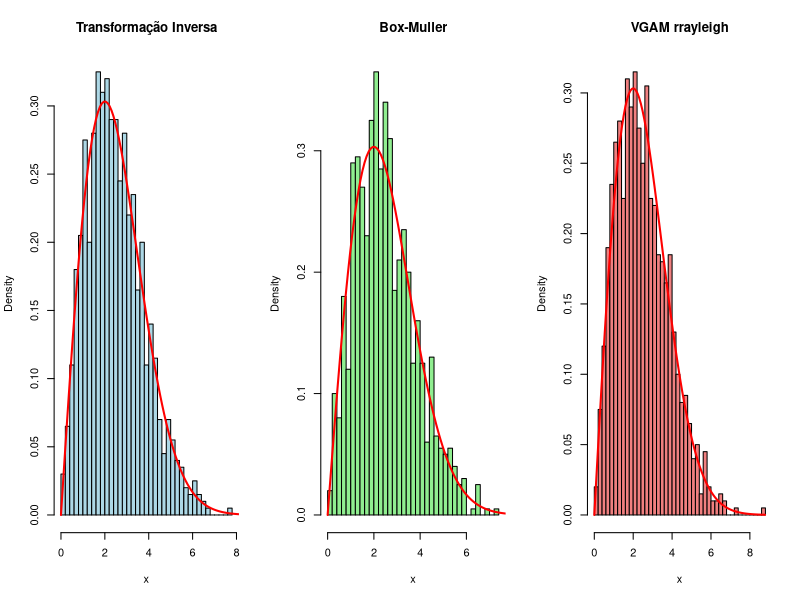
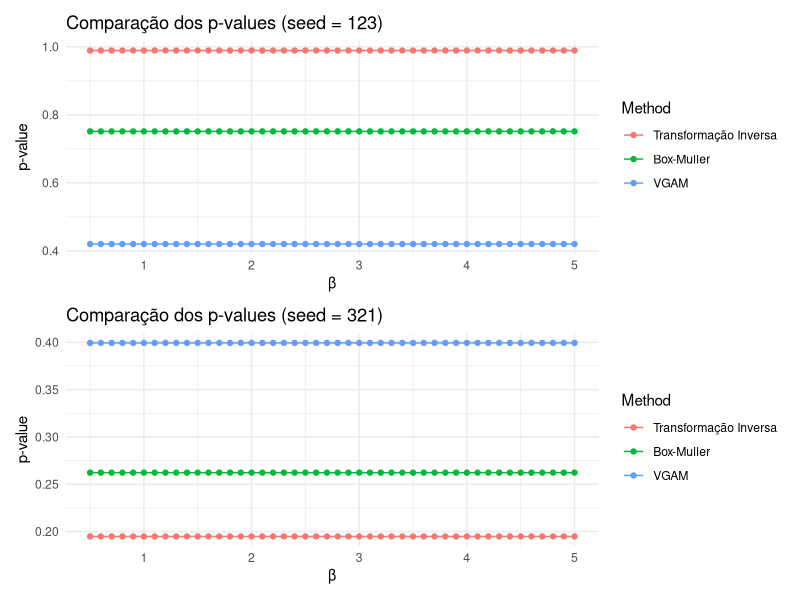
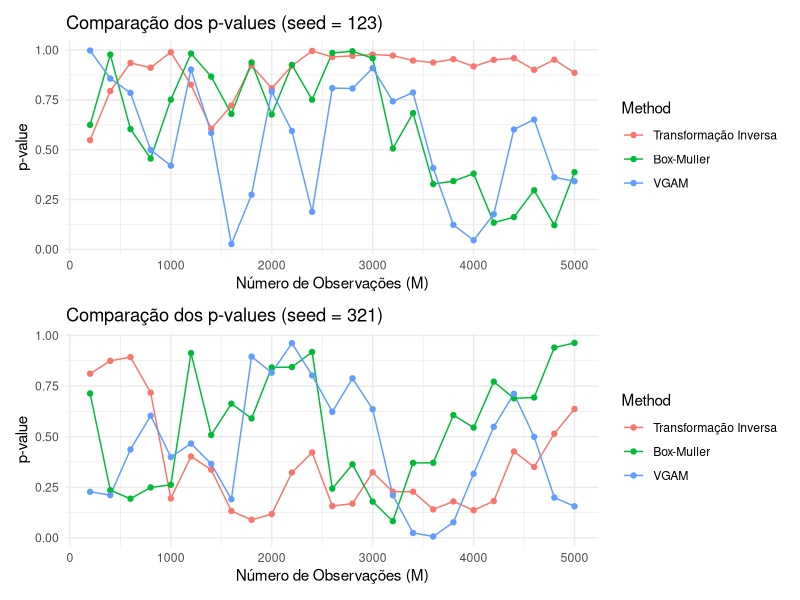
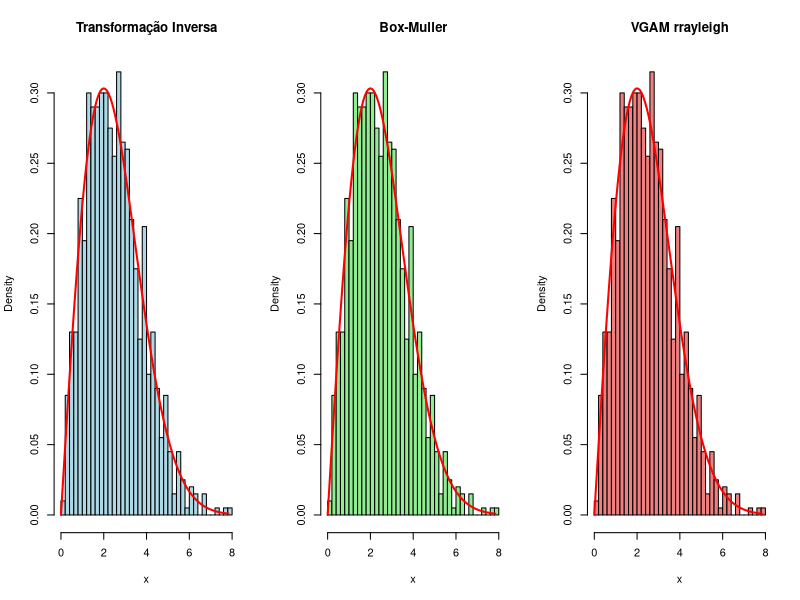

Write the R code that produced these figures, in order.
library(reshape2)
library(ggplot2)
library(patchwork)
library(VGAM)

#Parte-2 1.

set.seed(123)  # Para reprodutibilidade
n <- 1000
beta <- 2  # Valor escolhido para β

# Gerar U ~ Uniforme(0,1)
u <- runif(n)

# Transformação inversa para obter as observações de X
x_inv <- beta * sqrt(-2 * log(1-u))


#Parte-2 2.
# Gerar n pares de variáveis normais padrão usando Box-Muller


#aplicar a transformação de Box-Muller para obter 2 normais N(0,1)
u1 <- runif(n)
u2 <- runif(n)
z1 <- sqrt(-2 * log(u1))*cos(2*pi*u2)
z2 <- sqrt(-2 * log(u1))*sin(2*pi*u2)

# Calcular o raio que segue a distribuição de Rayleigh
x_box <- beta*sqrt(z1^2 + z2^2)

# Gerar 1000 observações usando a função rrayleigh
x_vgam <- rrayleigh(n, scale = beta)

# Comparar os resultados
# Criar sequência de valores para a curva teórica
x_vals <- seq(0, max(c(x_inv, x_box, x_vgam)), length.out = 100)
dens_teorica <- drayleigh(x_vals, scale = beta)

# Plotar os histogramas e sobrepôr a curva teórica
par(mfrow = c(1,3))  # Dividir a janela gráfica em 3 colunas

hist(x_inv, probability = TRUE, main = "Transformação Inversa", 
     col = "lightblue", breaks = 30, xlab = "x")
lines(x_vals, dens_teorica, col = "red", lwd = 2)

hist(x_box, probability = TRUE, main = "Box-Muller", 
     col = "lightgreen", breaks = 30, xlab = "x")
lines(x_vals, dens_teorica, col = "red", lwd = 2)

hist(x_vgam, probability = TRUE, main = "VGAM rrayleigh", 
     col = "lightcoral", breaks = 60, xlab = "x")
lines(x_vals, dens_teorica, col = "red", lwd = 2)


cat("T. Inv. (Média,Mediana, Desvio Padrão):  ", mean(x_inv),median(x_inv),sd(x_inv))
cat("B Mull. (Média,Mediana, Desvio Padrão):  ", mean(x_box),median(x_box),sd(x_box))
cat("T. Inv. (Média,Mediana, Desvio Padrão):  ", mean(x_vgam),median(x_vgam),sd(x_vgam))
cat("Dist. Teórica (Média,Mediana, Desvio Padrão): ", beta*sqrt(pi/2),beta*sqrt(2*log(2)),beta*sqrt((4-pi)/2))

#Em todos os métodos as estatísticas comuns (média, mediana, desvio padrão) estão condizentes com a da
#distribuição teórica


# Restaurar a janela gráfica para 1 gráfico por vez
par(mfrow = c(1,1))

ks.test(x_inv, "prayleigh", scale = beta)  # Transformação inversa
ks.test(x_box, "prayleigh", scale = beta)  # Box-Muller
ks.test(x_vgam, "prayleigh", scale = beta) # VGAM (referência)

#parece que a transformação inversa teve o melhor desempenho com n=1000

#mas será que é sempre assim?

# Parâmetros
betas <- seq(0.5, 5, by = 0.1)
n <- 1000  # Defina aqui o número de observações

# Função para simular e calcular os p-values do teste KS
simulate_ks <- function(seed, betas, n) {
  results <- data.frame(beta = betas, p_inv = NA, p_box = NA, p_vgam = NA, best_method = NA)
  
  for (i in seq_along(betas)) {
    set.seed(seed)
    beta <- betas[i]
    
    # Métodos de geração
    u <- runif(n)
    x_inv <- beta * sqrt(-2 * log(1-u))
    u1 <- runif(n)
    u2 <- runif(n)
    z1 <- sqrt(-2 * log(u1))*cos(2*pi*u2)
    z2 <- sqrt(-2 * log(u1))*sin(2*pi*u2)
    
    # Calcular o raio que segue a distribuição de Rayleigh
    x_box <- beta*sqrt(z1^2 + z2^2)
    x_vgam <- rrayleigh(n, scale = beta)
    
    # Teste KS de comparação com a CDF teórica 'prayleigh'
    ks_inv  <- ks.test(x_inv,  "prayleigh", scale = beta)
    ks_box  <- ks.test(x_box,  "prayleigh", scale = beta)
    ks_vgam <- ks.test(x_vgam, "prayleigh", scale = beta)
    
    # Armazenar p-values e identificar o melhor método
    results$p_inv[i]  <- ks_inv$p.value
    results$p_box[i]  <- ks_box$p.value
    results$p_vgam[i] <- ks_vgam$p.value
    
    pvals <- c(Transformation_Inverse = results$p_inv[i],
               Box_Muller = results$p_box[i],
               VGAM = results$p_vgam[i])
    results$best_method[i] <- names(which.max(pvals))
  }
  return(results)
}

# Obter resultados para as duas seeds
results_123 <- simulate_ks(123, betas, n)
results_321 <- simulate_ks(321, betas, n)

# Transformar para o formato "long"
results_long1 <- melt(results_123, id.vars = c("beta", "best_method"),
                      measure.vars = c("p_inv", "p_box", "p_vgam"),
                      variable.name = "Method", value.name = "p_value")
levels(results_long1$Method) <- c("Transformação Inversa", "Box-Muller", "VGAM")

results_long2 <- melt(results_321, id.vars = c("beta", "best_method"),
                      measure.vars = c("p_inv", "p_box", "p_vgam"),
                      variable.name = "Method", value.name = "p_value")
levels(results_long2$Method) <- c("Transformação Inversa", "Box-Muller", "VGAM")

# Criar os gráficos para cada seed
plot1 <- ggplot(results_long1, aes(x = beta, y = p_value, color = Method)) +
  geom_line() + geom_point() +
  labs(title = "Comparação dos p-values (seed = 123)", x = "β", y = "p-value") +
  theme_minimal()

plot2 <- ggplot(results_long2, aes(x = beta, y = p_value, color = Method)) +
  geom_line() + geom_point() +
  labs(title = "Comparação dos p-values (seed = 321)", x = "β", y = "p-value") +
  theme_minimal()

# Combinar os gráficos num único plot
combined_plot <- plot1 / plot2
print(combined_plot)



#Agora deixamos beta = 2 fixo e deixamos o número de amostras variar. fazemos isto para duas sementes diferentes

# Parâmetros fixos e variáveis
beta <- 2
M_values <- seq(200, 5000, by = 200)

# Função para simular os dados e realizar os testes KS
simulate_results <- function(seed_val) {
  results <- data.frame(M = M_values, p_inv = NA, p_box = NA, p_vgam = NA, best_method = NA)
  
  for (i in seq_along(M_values)) {
    set.seed(seed_val)
    M <- M_values[i]
    
    #Transformação Inversa
    u <- runif(M)
    x_inv <- beta * sqrt(-2 * log(1-u))
    
    u1 <- runif(M)
    u2 <- runif(M)
    z1 <- sqrt(-2 * log(u1))*cos(2*pi*u2)
    z2 <- sqrt(-2 * log(u1))*sin(2*pi*u2)
    
    # Calcular o raio que segue a distribuição de Rayleigh
    x_box <- beta*sqrt(z1^2 + z2^2)
    
    # Método 3: Usando a função rrayleigh do pacote VGAM
    x_vgam <- rrayleigh(M, scale = beta)
    
    # Teste KS para cada método (usando a CDF teórica 'prayleigh')
    ks_inv  <- ks.test(x_inv,  "prayleigh", scale = beta)
    ks_box  <- ks.test(x_box,  "prayleigh", scale = beta)
    ks_vgam <- ks.test(x_vgam, "prayleigh", scale = beta)
    
    results$p_inv[i]  <- ks_inv$p.value
    results$p_box[i]  <- ks_box$p.value
    results$p_vgam[i] <- ks_vgam$p.value
    
    # Determinar qual o método teve o maior p-value
    pvals <- c(Transformation_Inverse = results$p_inv[i],
               Box_Muller = results$p_box[i],
               VGAM = results$p_vgam[i])
    results$best_method[i] <- names(which.max(pvals))
  }
  return(results)
}

# Obter resultados para cada seed
results_123 <- simulate_results(123)
results_321 <- simulate_results(321)

# Transformar os data frames para o formato "long"
results_long1 <- melt(results_123, id.vars = c("M", "best_method"), 
                      measure.vars = c("p_inv", "p_box", "p_vgam"), 
                      variable.name = "Method", value.name = "p_value")
levels(results_long1$Method) <- c("Transformação Inversa", "Box-Muller", "VGAM")

results_long2 <- melt(results_321, id.vars = c("M", "best_method"), 
                      measure.vars = c("p_inv", "p_box", "p_vgam"), 
                      variable.name = "Method", value.name = "p_value")
levels(results_long2$Method) <- c("Transformação Inversa", "Box-Muller", "VGAM")

# Criar os gráficos para cada seed
plot1 <- ggplot(results_long1, aes(x = M, y = p_value, color = Method)) +
  geom_line() +
  geom_point() +
  labs(title = "Comparação dos p-values (seed = 123)",
       x = "Número de Observações (M)", y = "p-value") +
  theme_minimal()

plot2 <- ggplot(results_long2, aes(x = M, y = p_value, color = Method)) +
  geom_line() +
  geom_point() +
  labs(title = "Comparação dos p-values (seed = 321)",
       x = "Número de Observações (M)", y = "p-value") +
  theme_minimal()

# Combinar os dois gráficos em um único plot (empilhados verticalmente)
combined_plot <- plot1 / plot2

# Exibir o gráfico combinado
print(combined_plot)




#agora testamos fazendo set.seed(123) antes de cada método e usando beta * sqrt(-2 * log(u)) no método da
#transformação inversa em vez de beta * sqrt(-2 * log(1-u))


set.seed(123)  # Para reprodutibilidade
n <- 1000
beta <- 2  # Valor escolhido para β

# Gerar U ~ Uniforme(0,1)
u <- runif(n)

# Transformação inversa para obter as observações de X
x_inv <- beta * sqrt(-2 * log(u))


#Parte-2 2.
set.seed(123)  # Para reprodutibilidade
# Gerar n pares de variáveis normais padrão usando Box-Muller


#aplicar a transformação de Box-Muller para obter 2 normais N(0,1)
u1 <- runif(n)
u2 <- runif(n)
z1 <- sqrt(-2 * log(u1))*cos(2*pi*u2)
z2 <- sqrt(-2 * log(u1))*sin(2*pi*u2)

# Calcular o raio que segue a distribuição de Rayleigh
x_box <- beta*sqrt(z1^2 + z2^2)

# Gerar 1000 observações usando a função rrayleigh
set.seed(123)  # Para reprodutibilidade
x_vgam <- rrayleigh(n, scale = beta)

# Comparar os resultados
# Criar sequência de valores para a curva teórica
x_vals <- seq(0, max(c(x_inv, x_box, x_vgam)), length.out = 100)
dens_teorica <- drayleigh(x_vals, scale = beta)

# Plotar os histogramas e sobrepor a curva teórica
par(mfrow = c(1,3))  # Dividir a janela gráfica em 3 colunas

hist(x_inv, probability = TRUE, main = "Transformação Inversa", 
     col = "lightblue", breaks = 30, xlab = "x")
lines(x_vals, dens_teorica, col = "red", lwd = 2)

hist(x_box, probability = TRUE, main = "Box-Muller", 
     col = "lightgreen", breaks = 30, xlab = "x")
lines(x_vals, dens_teorica, col = "red", lwd = 2)

hist(x_vgam, probability = TRUE, main = "VGAM rrayleigh", 
     col = "lightcoral", breaks = 30, xlab = "x")
lines(x_vals, dens_teorica, col = "red", lwd = 2)

# Restaurar a janela gráfica para 1 gráfico por vez
par(mfrow = c(1,1))

ks.test(x_inv, "prayleigh", scale = beta)  # Transformação inversa
ks.test(x_box, "prayleigh", scale = beta)  # Box-Muller
ks.test(x_vgam, "prayleigh", scale = beta) # VGAM (referência)
